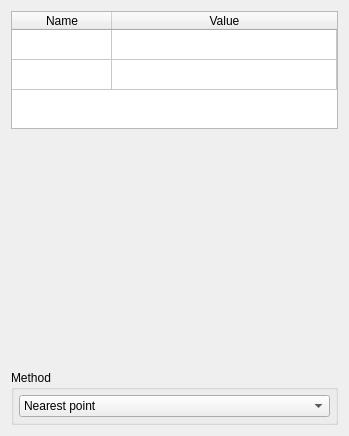
<?xml version="1.0" encoding="UTF-8"?>
<ui version="4.0">
 <class>Main_Valuestest</class>
 <widget class="QWidget" name="Main_Valuestest">
  <property name="geometry">
   <rect>
    <x>0</x>
    <y>0</y>
    <width>349</width>
    <height>436</height>
   </rect>
  </property>
  <property name="sizePolicy">
   <sizepolicy hsizetype="Preferred" vsizetype="Preferred">
    <horstretch>0</horstretch>
    <verstretch>0</verstretch>
   </sizepolicy>
  </property>
  <property name="windowTitle">
   <string>Form</string>
  </property>
  <layout class="QVBoxLayout" name="verticalLayout" stretch="1,2,0">
   <item>
    <widget class="QTableWidget" name="tableWidget_values">
     <property name="sizePolicy">
      <sizepolicy hsizetype="Expanding" vsizetype="Expanding">
       <horstretch>0</horstretch>
       <verstretch>0</verstretch>
      </sizepolicy>
     </property>
     <property name="verticalScrollBarPolicy">
      <enum>Qt::ScrollBarAlwaysOff</enum>
     </property>
     <property name="editTriggers">
      <set>QAbstractItemView::DoubleClicked</set>
     </property>
     <property name="showDropIndicator" stdset="0">
      <bool>false</bool>
     </property>
     <property name="selectionMode">
      <enum>QAbstractItemView::SingleSelection</enum>
     </property>
     <property name="selectionBehavior">
      <enum>QAbstractItemView::SelectRows</enum>
     </property>
     <property name="rowCount">
      <number>2</number>
     </property>
     <property name="columnCount">
      <number>2</number>
     </property>
     <attribute name="horizontalHeaderStretchLastSection">
      <bool>true</bool>
     </attribute>
     <attribute name="verticalHeaderVisible">
      <bool>false</bool>
     </attribute>
     <attribute name="verticalHeaderCascadingSectionResizes">
      <bool>true</bool>
     </attribute>
     <attribute name="verticalHeaderHighlightSections">
      <bool>false</bool>
     </attribute>
     <attribute name="verticalHeaderStretchLastSection">
      <bool>false</bool>
     </attribute>
     <row/>
     <row/>
     <column>
      <property name="text">
       <string>Name</string>
      </property>
     </column>
     <column>
      <property name="text">
       <string>Value</string>
      </property>
     </column>
    </widget>
   </item>
   <item>
    <spacer name="verticalSpacer">
     <property name="orientation">
      <enum>Qt::Vertical</enum>
     </property>
     <property name="sizeType">
      <enum>QSizePolicy::Minimum</enum>
     </property>
     <property name="sizeHint" stdset="0">
      <size>
       <width>20</width>
       <height>40</height>
      </size>
     </property>
    </spacer>
   </item>
   <item>
    <widget class="QGroupBox" name="groupBox_2">
     <property name="title">
      <string>Method</string>
     </property>
     <layout class="QVBoxLayout" name="verticalLayout_4">
      <property name="leftMargin">
       <number>5</number>
      </property>
      <property name="topMargin">
       <number>5</number>
      </property>
      <property name="rightMargin">
       <number>5</number>
      </property>
      <property name="bottomMargin">
       <number>5</number>
      </property>
      <item>
       <widget class="QComboBox" name="comboBox_values_method">
        <item>
         <property name="text">
          <string>Nearest point</string>
         </property>
        </item>
        <item>
         <property name="text">
          <string>Exact point</string>
         </property>
        </item>
       </widget>
      </item>
     </layout>
    </widget>
   </item>
  </layout>
 </widget>
 <resources/>
 <connections/>
</ui>
